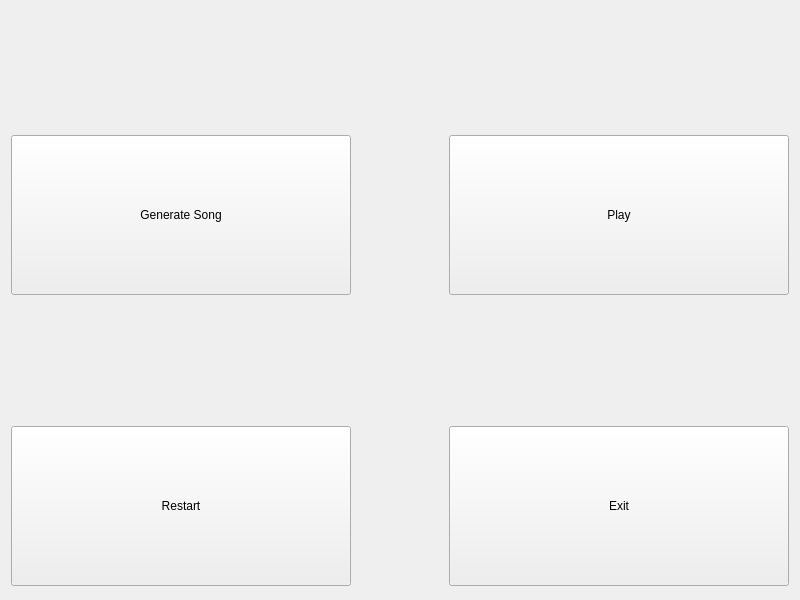
<?xml version="1.0" encoding="UTF-8"?>
<ui version="4.0">
 <class>MainWindow</class>
 <widget class="QMainWindow" name="MainWindow">
  <property name="geometry">
   <rect>
    <x>0</x>
    <y>0</y>
    <width>800</width>
    <height>600</height>
   </rect>
  </property>
  <property name="minimumSize">
   <size>
    <width>800</width>
    <height>600</height>
   </size>
  </property>
  <property name="maximumSize">
   <size>
    <width>1920</width>
    <height>1080</height>
   </size>
  </property>
  <property name="font">
   <font>
    <family>Arial</family>
   </font>
  </property>
  <property name="windowTitle">
   <string>Vocaloid</string>
  </property>
  <property name="autoFillBackground">
   <bool>true</bool>
  </property>
  <property name="styleSheet">
   <string notr="true">QMainFrame { background-image: url(:background.jpeg) }</string>
  </property>
  <widget class="QWidget" name="centralWidget">
   <layout class="QVBoxLayout" name="verticalLayout" stretch="5,2">
    <item>
     <layout class="QHBoxLayout" name="horizontalLayout" stretch="2,1,2">
      <item alignment="Qt::AlignRight|Qt::AlignVCenter">
       <widget class="QPushButton" name="generateButton">
        <property name="minimumSize">
         <size>
          <width>340</width>
          <height>160</height>
         </size>
        </property>
        <property name="styleSheet">
         <string notr="true">font: 36pt &quot;Arial&quot;;</string>
        </property>
        <property name="text">
         <string>Generate Song</string>
        </property>
       </widget>
      </item>
      <item>
       <spacer name="horizontalSpacer">
        <property name="orientation">
         <enum>Qt::Horizontal</enum>
        </property>
        <property name="sizeHint" stdset="0">
         <size>
          <width>40</width>
          <height>20</height>
         </size>
        </property>
       </spacer>
      </item>
      <item alignment="Qt::AlignLeft|Qt::AlignVCenter">
       <widget class="QPushButton" name="playButton">
        <property name="minimumSize">
         <size>
          <width>340</width>
          <height>160</height>
         </size>
        </property>
        <property name="styleSheet">
         <string notr="true">font: 36pt &quot;Arial&quot;;</string>
        </property>
        <property name="text">
         <string>Play</string>
        </property>
       </widget>
      </item>
     </layout>
    </item>
    <item>
     <layout class="QHBoxLayout" name="horizontalLayout_2" stretch="2,1,2">
      <item alignment="Qt::AlignRight|Qt::AlignTop">
       <widget class="QPushButton" name="restartButton">
        <property name="minimumSize">
         <size>
          <width>340</width>
          <height>160</height>
         </size>
        </property>
        <property name="styleSheet">
         <string notr="true">font: 75 36pt &quot;Arial&quot;;</string>
        </property>
        <property name="text">
         <string>Restart</string>
        </property>
       </widget>
      </item>
      <item>
       <spacer name="horizontalSpacer_2">
        <property name="orientation">
         <enum>Qt::Horizontal</enum>
        </property>
        <property name="sizeHint" stdset="0">
         <size>
          <width>40</width>
          <height>20</height>
         </size>
        </property>
       </spacer>
      </item>
      <item alignment="Qt::AlignLeft|Qt::AlignTop">
       <widget class="QPushButton" name="exitButton">
        <property name="minimumSize">
         <size>
          <width>340</width>
          <height>160</height>
         </size>
        </property>
        <property name="styleSheet">
         <string notr="true">font: 75 36pt &quot;Arial&quot;;</string>
        </property>
        <property name="text">
         <string>Exit</string>
        </property>
       </widget>
      </item>
     </layout>
    </item>
   </layout>
  </widget>
 </widget>
 <layoutdefault spacing="6" margin="11"/>
 <resources/>
 <connections/>
</ui>
